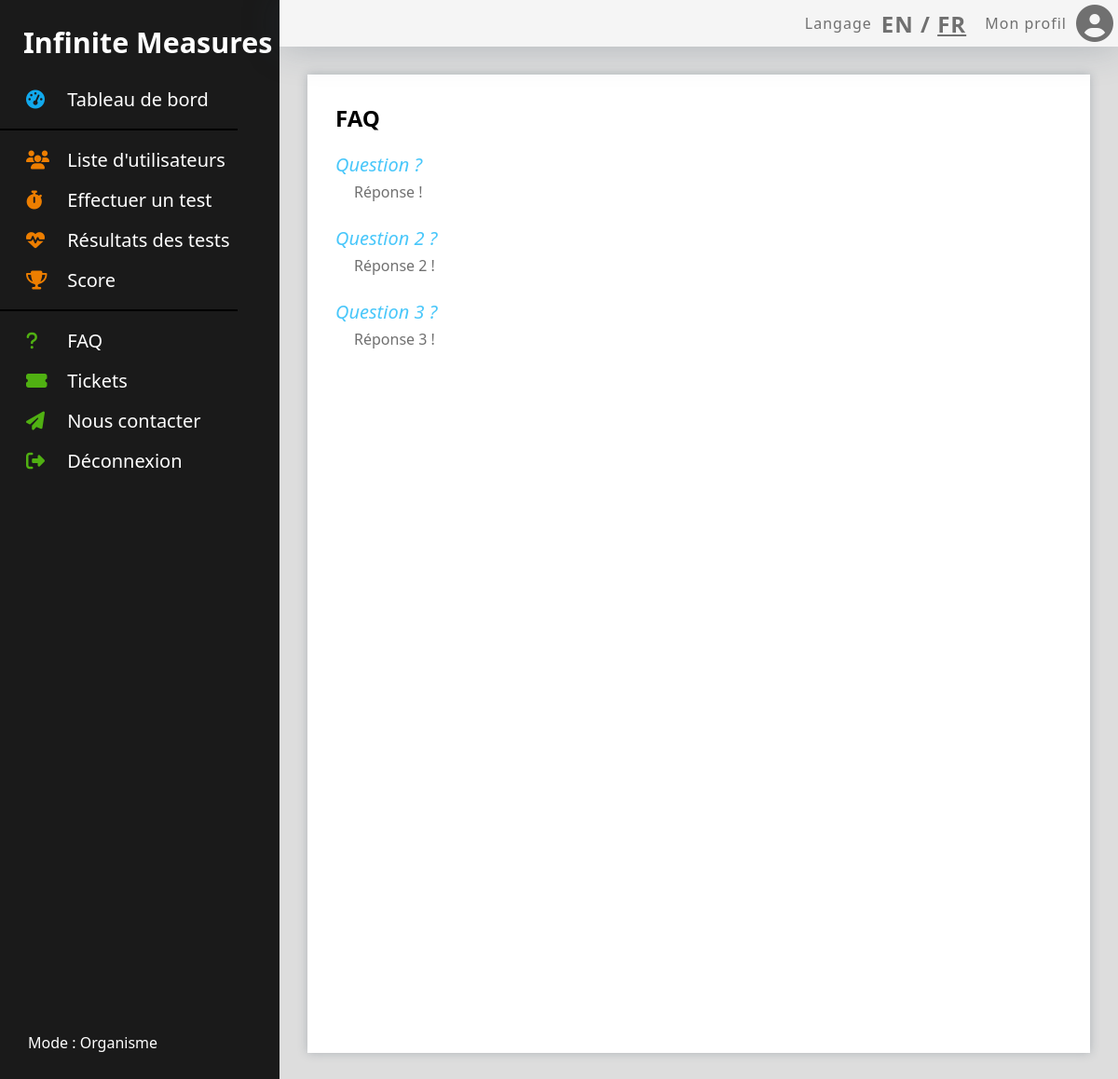
Page /index.php?page=FAQ (signed in) on the committed database.
### tables this page shows
CREATE TABLE IF NOT EXISTS `faq` (
  `id` int(11) NOT NULL AUTO_INCREMENT,
  `adminId` int(255) DEFAULT NULL,
  `question` varchar(255) DEFAULT NULL,
  `answer` varchar(255) DEFAULT NULL,
  `language` varchar(255) DEFAULT NULL,
  PRIMARY KEY (`id`)
);

### models/get.php (called while the page is built, shortened)
<?php
    function getFAQ($language){
        $db = dbConnect();
        $req = $db->query("SELECT * FROM faq WHERE language=\"". $language ."\"");
        return $req;
    }

### views/pages/FAQ.php (the view, shortened to what this page needs)
<!DOCTYPE html>
<html>
<body>
<?php include "views/templates/main-nav.php"; ?>
<?php include "views/templates/headerLogin.php"; ?>
<div class="page">
    <div class="container">
        <?php
        if(isset($_SESSION["userTypeAccess"])){?>
            <h2 class="subpage"><?php echo _FAQ;?></h2>
            <?php if(($_SESSION["userTypeAccess"] == "user") || ($_SESSION["userTypeAccess"] == "organism") || ($_SESSION["userTypeAccess"] == "admin")){?>
                <ul class="faq-list">
                <?php
                $faq = getFAQ($_SESSION["language"])->fetchAll();
                foreach ($faq as $ans){
                    ?>
                    <li class="faq-item">
                        <div>
                            <a class="faq-question"><?= $ans["question"]; ?></a>
                            <br>
                            <a class="faq-answer"><?= $ans["answer"]; ?><br></a>
                        </div>
                    </li>
                <?php } ?>
                </ul>
                <br>
            <?php } ?>
        <?php }else{ ?>
        <?php } ?>
    </div>
</div>
</div>
</body>
</html>

### design/css/globalLogin.css (style rules this page uses)
* { font-family : "Segoe UI"; }
html, body { background-color : #dddddd; margin: 0; padding: 0; color: black; }
body { display:flex; flex-direction: row; }
a { color : #707070; text-decoration: none; }
h2 { margin-top:0px; }
.page { margin-top:50px; display:flex; padding:15px; flex-wrap:wrap; min-height:1080px; }
.container { padding:30px; margin:15px; flex:auto; background-color:white; box-shadow: 0px 0px 10px rgba(44, 62, 80, 0.26); }
.subpage { color : black; }
.faq-list { list-style:none; margin-left:-40px; }
.faq-answer { padding:5px 20px; color : #707070; display: inline-block; max-width: 600px; }
.faq-question { padding-right:10px; color: #49C7FA; font-style: italic; font-size:20px; display: inline-block; max-width: 600px; }
.faq-item { padding-bottom:20px; }

### rows in the picture
faq: question "Question ?", answer "Réponse !"
faq: question "Question 2 ?", answer "Réponse 2 !"
faq: question "Question 3 ?", answer "Réponse 3 !"

### other values in the picture
_DASHBOARD "Tableau de bord"
_USERLIST "Liste d'utilisateurs"
_PERFORMTEST "Effectuer un test"
_TESTRESULT "Résultats des tests"
_SCORE "Score"
_FAQ "FAQ"
_TICKETS "Tickets"
_CONTACTUS "Nous contacter"
_LOGOUT "Déconnexion"
_ORGANISM "Organisme"
_LANGUAGE "Langage"
_MYPROFIL "Mon profil"
